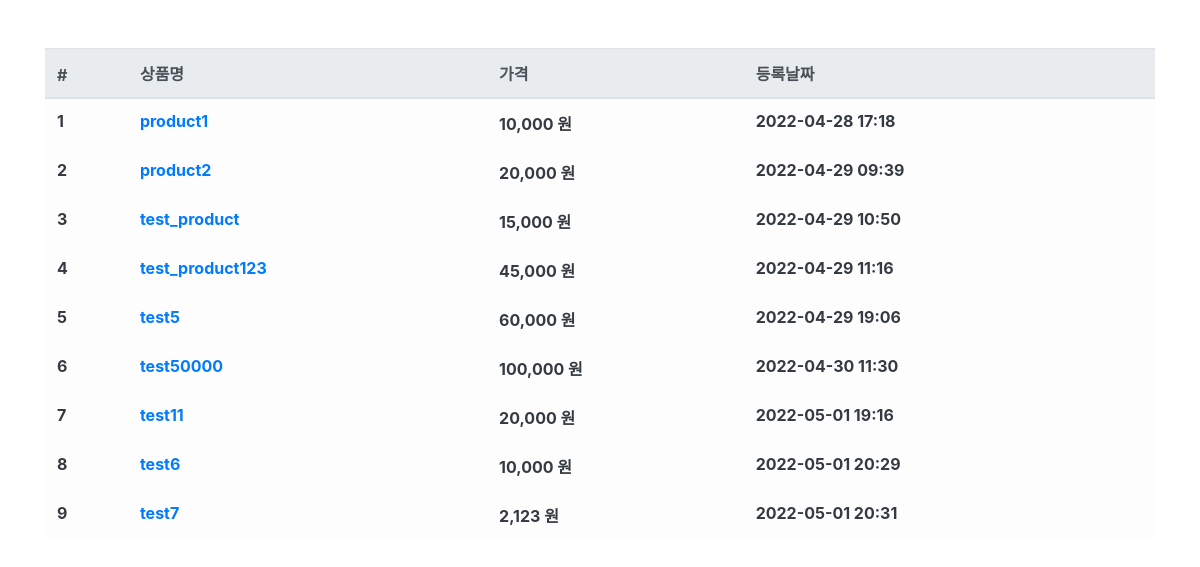
The app's page /product/ with its own data.
### product/models.py (models this page shows, shortened)
class Product(models.Model):
    name = models.CharField(max_length=256, verbose_name='상품명')
    price = models.IntegerField(verbose_name='상품가격')
    description = models.TextField(verbose_name='상품설명') # textfield는 글자 수 제한이 없다.
    stock = models.IntegerField(verbose_name='재고')
    register_date = models.DateTimeField(auto_now_add=True, verbose_name='등록날짜')
    class Meta:
        db_table = 'fastcampus_product'
        verbose_name = '상품'
        verbose_name_plural = '상품'

### product/views.py (the view)
# urls.py: path('product/',ProductList.as_view()),
class ProductList(ListView):
    model = Product
    template_name = 'product.html'
    context_object_name = 'product_list'

### product/templates/product.html (shortened to what this page needs)
{% extends "base.html" %}
{% load humanize %}
{% block contents %}
<div class="row mt-5">
  <div class="col-12">
    <table class="table table-light">
      <thead class="thead-light">
        <tr>
          <th scope="col">#</th>
          <th scope="col">상품명</th>
          <th scope="col">가격</th>
          <th scope="col">등록날짜</th>
        </tr>
      </thead>
      <tbody class="text-dark">
        {% for product in product_list %}
        <tr>
          <th scope="row">{{ product.id }}</th>
          <th><a id="product-{{ product.id }}" onmouseenter="product_detail({{ product.id}});" onmouseleave="product_leave({{ product.id }})" href="/product/{{ product.id }}/"> {{ product.name }}</th></a>
          <th>{{ product.price|intcomma }} 원</th>
          <th>{{ product.register_date|date:'Y-m-d H:i' }}</th>
        </tr>
        {% endfor%}
      </tbody>
    </table>
  </div>
{% endblock %}

### records on screen
Product: id "1", name "product1", price "10,000", register_date "2022-04-28 17:18"
Product: id "2", name "product2", price "20,000", register_date "2022-04-29 09:39"
Product: id "3", name "test_product", price "15,000", register_date "2022-04-29 10:50"
Product: id "4", name "test_product123", price "45,000", register_date "2022-04-29 11:16"
Product: id "5", name "test5", price "60,000", register_date "2022-04-29 19:06"
Product: id "6", name "test50000", price "100,000", register_date "2022-04-30 11:30"
Product: id "7", name "test11", price "20,000", register_date "2022-05-01 19:16"
Product: id "8", name "test6", price "10,000", register_date "2022-05-01 20:29"
Product: id "9", name "test7", price "2,123", register_date "2022-05-01 20:31"
